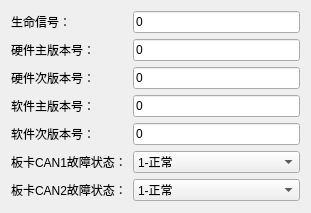
<?xml version="1.0" encoding="UTF-8"?>
<ui version="4.0">
 <class>InfoPacket</class>
 <widget class="QDialog" name="InfoPacket">
  <property name="geometry">
   <rect>
    <x>0</x>
    <y>0</y>
    <width>311</width>
    <height>213</height>
   </rect>
  </property>
  <property name="windowTitle">
   <string>Dialog</string>
  </property>
  <layout class="QVBoxLayout" name="verticalLayout">
   <item>
    <layout class="QGridLayout" name="gridLayout">
     <item row="0" column="0">
      <widget class="QLabel" name="label">
       <property name="text">
        <string>生命信号：</string>
       </property>
      </widget>
     </item>
     <item row="0" column="1">
      <widget class="QLineEdit" name="lineEdit">
       <property name="text">
        <string>0</string>
       </property>
      </widget>
     </item>
     <item row="1" column="0">
      <widget class="QLabel" name="label_2">
       <property name="text">
        <string>硬件主版本号：</string>
       </property>
      </widget>
     </item>
     <item row="1" column="1">
      <widget class="QLineEdit" name="lineEdit_2">
       <property name="text">
        <string>0</string>
       </property>
      </widget>
     </item>
     <item row="2" column="0">
      <widget class="QLabel" name="label_4">
       <property name="text">
        <string>硬件次版本号：</string>
       </property>
      </widget>
     </item>
     <item row="2" column="1">
      <widget class="QLineEdit" name="lineEdit_3">
       <property name="text">
        <string>0</string>
       </property>
      </widget>
     </item>
     <item row="3" column="0">
      <widget class="QLabel" name="label_3">
       <property name="text">
        <string>软件主版本号：</string>
       </property>
      </widget>
     </item>
     <item row="3" column="1">
      <widget class="QLineEdit" name="lineEdit_4">
       <property name="text">
        <string>0</string>
       </property>
      </widget>
     </item>
     <item row="4" column="0">
      <widget class="QLabel" name="label_5">
       <property name="text">
        <string>软件次版本号：</string>
       </property>
      </widget>
     </item>
     <item row="4" column="1">
      <widget class="QLineEdit" name="lineEdit_5">
       <property name="text">
        <string>0</string>
       </property>
      </widget>
     </item>
     <item row="5" column="0">
      <widget class="QLabel" name="label_6">
       <property name="text">
        <string>板卡CAN1故障状态：</string>
       </property>
      </widget>
     </item>
     <item row="5" column="1">
      <widget class="QComboBox" name="comboBox">
       <item>
        <property name="text">
         <string>1-正常</string>
        </property>
       </item>
       <item>
        <property name="text">
         <string>2-故障</string>
        </property>
       </item>
      </widget>
     </item>
     <item row="6" column="0">
      <widget class="QLabel" name="label_7">
       <property name="text">
        <string>板卡CAN2故障状态：</string>
       </property>
      </widget>
     </item>
     <item row="6" column="1">
      <widget class="QComboBox" name="comboBox_2">
       <item>
        <property name="text">
         <string>1-正常</string>
        </property>
       </item>
       <item>
        <property name="text">
         <string>2-故障</string>
        </property>
       </item>
      </widget>
     </item>
    </layout>
   </item>
  </layout>
 </widget>
 <resources/>
 <connections/>
</ui>
